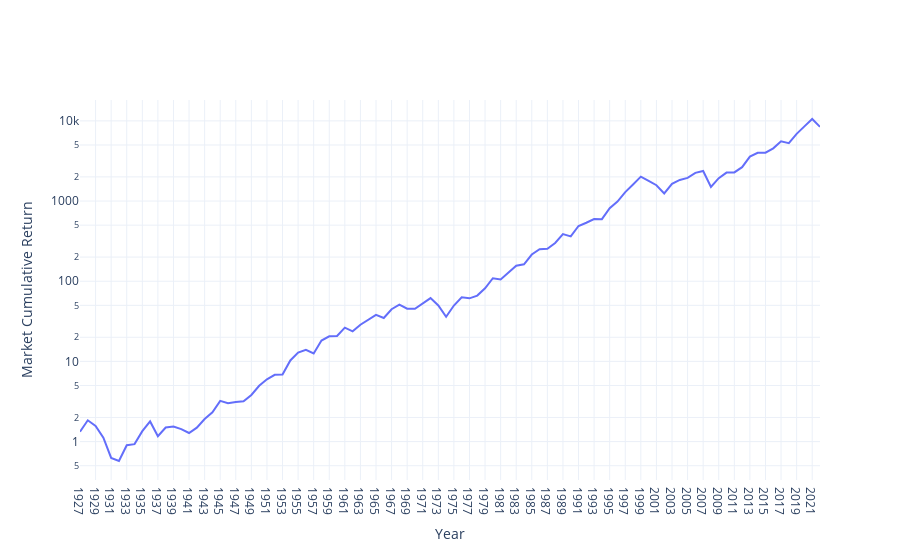

Notebook cell for this chart:
### Markdown cell above
# FIGURE 5

### Code cell
trace = go.Scatter(
    x = data.index.to_list(),
    y=(1+data).cumprod(),
    hovertemplate="%{x}<br>accumulation = $%{y:.2f}<extra></extra>",
)
fig = go.Figure(trace)
fig.update_layout(
    yaxis_type="log",
    xaxis_title="Year",
    yaxis_title=name.split()[0] + " Cumulative Return",
    template="plotly_white"
)
fig.show()
